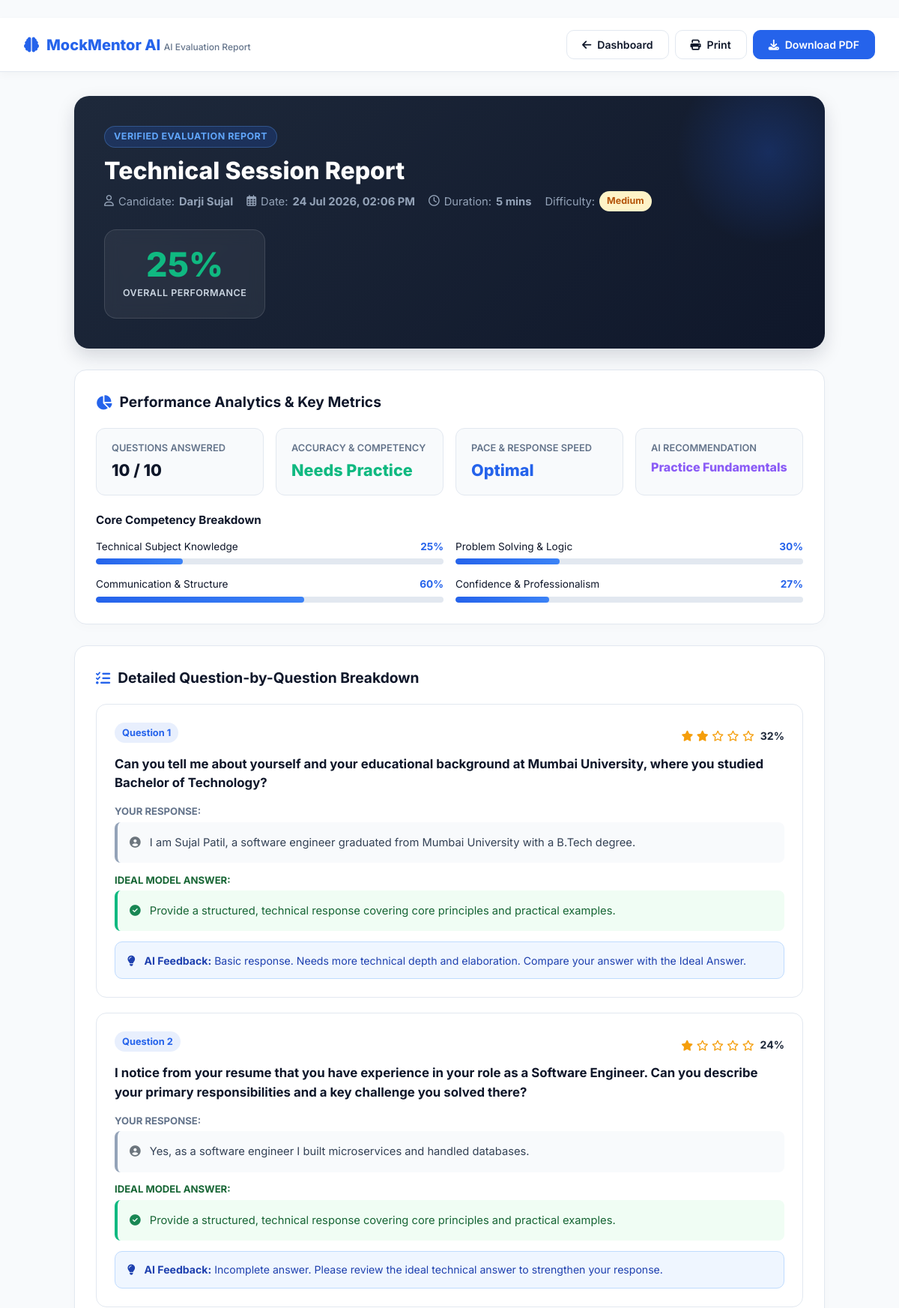
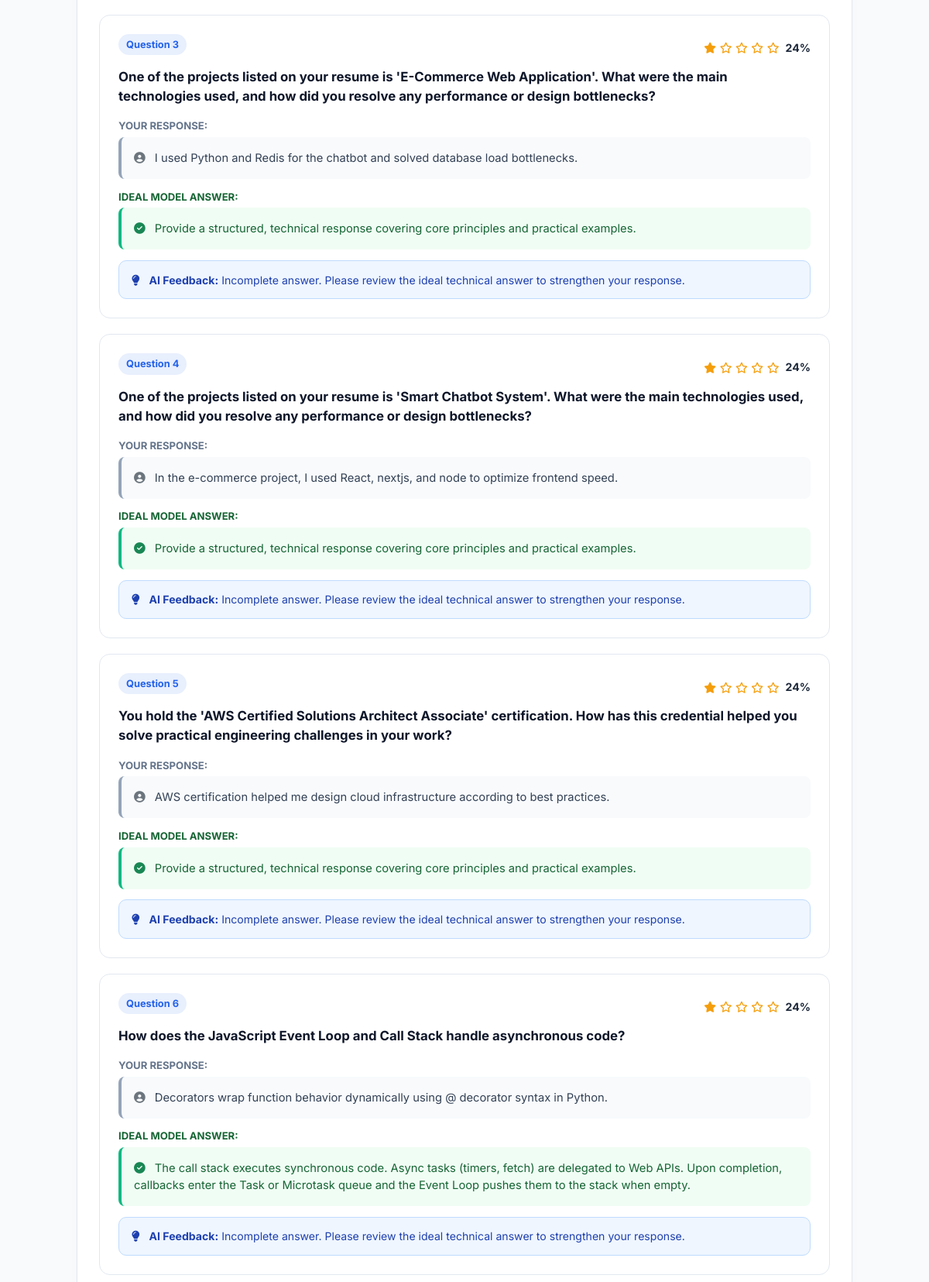
/interview/report/2 (upper part), run on the app's committed database (2 pictures, top to bottom).
### models.py (models this page shows, shortened)
class Interview(db.Model):
    __tablename__ = 'interviews'
    id = db.Column(db.Integer, primary_key=True)
    user_id = db.Column(db.Integer, db.ForeignKey('users.id'), nullable=False)
    interview_type = db.Column(db.String(50), default='Technical')
    difficulty_level = db.Column(db.String(20), default='Medium')
    time_taken = db.Column(db.Integer, default=0)  # in seconds
    answered_count = db.Column(db.Integer, default=0)
    total_questions = db.Column(db.Integer, default=10)
    overall_score = db.Column(db.Integer, default=0) # Final performance score percentage
    created_at = db.Column(db.DateTime, default=datetime.utcnow)
    report_pdf = db.Column(db.LargeBinary, nullable=True) # PDF Report saved directly in DB
    answers = db.relationship('InterviewAnswer', backref='interview', lazy=True, cascade='all, delete-orphan')

class InterviewAnswer(db.Model):
    __tablename__ = 'interview_answers'
    id = db.Column(db.Integer, primary_key=True)
    interview_id = db.Column(db.Integer, db.ForeignKey('interviews.id'), nullable=False)
    question_number = db.Column(db.Integer, nullable=False)
    question_text = db.Column(db.Text, nullable=False)
    answer_text = db.Column(db.Text, nullable=True)
    is_answered = db.Column(db.Boolean, default=False)
    created_at = db.Column(db.DateTime, default=datetime.utcnow)

### app.py (the view, shortened to what this page needs)
@app.route('/interview/report/<int:interview_id>')
def view_interview_report(interview_id):
    user_id = session.get('user_id')
    user = db.session.get(User, user_id) if user_id else None
    interview = db.session.get(Interview, interview_id)
    eval_items = []
    answers = []
    if interview:
        answers = InterviewAnswer.query.filter_by(interview_id=interview_id).order_by(InterviewAnswer.question_number).all()
        overall_score = interview.overall_score or 80
        for ans in answers:
            eval_res = get_backend_evaluation(ans.question_number, ans.question_text, ans.answer_text)
            stars = max(1, min(5, round((eval_res['scorePercent'] / 100) * 5)))
            eval_items.append({
                'q_num': ans.question_number,
                'question_text': ans.question_text,
                'answer_text': ans.answer_text,
                'ideal_answer': eval_res['idealAnswer'],
                'score_percent': eval_res['scorePercent'],
                'stars': stars,
                'feedback': eval_res['feedback']
            })
    score_tech = overall_score
    score_problem = min(overall_score + 5, 98)
    score_comm = max(overall_score - 3, 60)
    score_conf = min(overall_score + 2, 95)
    return render_template(
        'report.html',
        user=user,
        interview=interview,
        answers=answers,
        eval_items=eval_items,
        overall_score=overall_score,
        score_tech=score_tech,
        score_problem=score_problem,
        score_comm=score_comm,
        score_conf=score_conf
    )

### app.py (called while the page is built)
@app.after_request
def add_security_headers(response):
    response.headers['Permissions-Policy'] = 'microphone=(self)'
    response.headers['Strict-Transport-Security'] = 'max-age=31536000; includeSubDomains'
    response.headers['X-Content-Type-Options'] = 'nosniff'
    response.headers['X-Frame-Options'] = 'SAMEORIGIN'
    return response

### templates/report.html (shortened to what this page needs)
﻿<!DOCTYPE html>
<html lang="en">
<head>
    <link rel="stylesheet" href="https://cdnjs.cloudflare.com/ajax/libs/font-awesome/6.4.0/css/all.min.css">
    <link href="https://cdn.jsdelivr.net/npm/bootstrap@5.3.2/dist/css/bootstrap.min.css" rel="stylesheet">
</head>
<body>
    <header class="report-header-nav no-print">
        <div class="d-flex justify-content-between align-items-center">
            <a href="/dashboard" class="brand-logo">
                <i class="fas fa-brain"></i>
                <span>MockMentor AI <span style="font-size: 0.75rem; font-weight: 500; color: var(--text-muted);">AI Evaluation Report</span></span>
            </a>
            <div class="d-flex gap-2">
                <a href="/dashboard" class="btn-action btn-outline-custom">
                    <i class="fas fa-arrow-left"></i> Dashboard
                </a>
                <button onclick="window.print()" class="btn-action btn-outline-custom">
                    <i class="fas fa-print"></i> Print
                </button>
                <a href="/api/interview/{{ interview.id }}/download_pdf" class="btn-action btn-primary-custom">
                    <i class="fas fa-download"></i> Download PDF
                </a>
            </div>
        </div>
    </header>
    <main class="report-main-container">
        <div class="report-hero-card">
            <div class="d-flex justify-content-between align-items-center flex-wrap gap-4">
                <div>
                    <span class="report-title-badge">Verified Evaluation Report</span>
                    <h1 class="hero-title">{{ interview.interview_type }} Session Report</h1>
                    <div class="hero-meta">
                        <span><i class="far fa-user"></i> Candidate: <strong>{{ user.full_name or 'Darji Sujal' }}</strong></span>
                        <span><i class="far fa-calendar-alt"></i> Date: <strong>{{ interview.created_at.strftime('%d %b %Y, %I:%M %p') if interview.created_at else '24 Jul 2026' }}</strong></span>
                        <span><i class="far fa-clock"></i> Duration: <strong>{{ interview.time_taken // 60 if interview.time_taken else 12 }} mins</strong></span>
                        <span>Difficulty: <strong class="badge-diff badge-diff-{{ (interview.difficulty_level or 'Medium').lower() }}">{{ interview.difficulty_level or 'Medium' }}</strong></span>
                    </div>
                </div>
                <div class="score-display-box">
                    <div class="score-number">{{ overall_score }}%</div>
                    <div class="score-label">Overall Performance</div>
                </div>
            </div>
        </div>
        <div class="section-card">
            <div class="section-header-title">
                <i class="fas fa-chart-pie"></i> Performance Analytics & Key Metrics
            </div>
            <div class="metric-card-grid">
                <div class="mini-metric-item">
                    <div class="mini-metric-label">Questions Answered</div>
                    <div class="mini-metric-val">{{ interview.answered_count or answers|length }} / {{ interview.total_questions or answers|length }}</div>
                </div>
                <div class="mini-metric-item">
                    <div class="mini-metric-label">Accuracy & Competency</div>
                    <div class="mini-metric-val" style="color: #10b981;">
                        {% if overall_score >= 80 %}Excellent{% elif overall_score >= 65 %}Good{% else %}Needs Practice{% endif %}
                    </div>
                </div>
                <div class="mini-metric-item">
                    <div class="mini-metric-label">Pace & Response Speed</div>
                    <div class="mini-metric-val" style="color: #2563eb;">Optimal</div>
                </div>
                <div class="mini-metric-item">
                    <div class="mini-metric-label">AI Recommendation</div>
                    <div class="mini-metric-val" style="font-size: 1rem; color: #8b5cf6;">
                        {% if overall_score >= 75 %}Ready for Onsite{% else %}Practice Fundamentals{% endif %}
                    </div>
                </div>
            </div>
            <div class="mt-4">
                <h6 class="fw-bold mb-3" style="font-size: 0.95rem; color: var(--text-dark);">Core Competency Breakdown</h6>
                <div class="row g-3">
                    <div class="col-md-6">
                        <div class="d-flex justify-content-between font-sm font-semibold mb-1" style="font-size: 0.85rem;">
                            <span>Technical Subject Knowledge</span>
                            <span class="fw-bold" style="color: var(--primary-blue);">{{ score_tech }}%</span>
                        </div>
                        <div class="skill-progress-bar">
                            <div class="skill-progress-fill" style="width: {{ score_tech }}%;"></div>
                        </div>
                    </div>
                    <div class="col-md-6">
                        <div class="d-flex justify-content-between font-sm font-semibold mb-1" style="font-size: 0.85rem;">
                            <span>Problem Solving & Logic</span>
                            <span class="fw-bold" style="color: var(--primary-blue);">{{ score_problem }}%</span>
                        </div>
                        <div class="skill-progress-bar">
                            <div class="skill-progress-fill" style="width: {{ score_problem }}%;"></div>
                        </div>
                    </div>
                    <div class="col-md-6">
                        <div class="d-flex justify-content-between font-sm font-semibold mb-1" style="font-size: 0.85rem;">
                            <span>Communication & Structure</span>
                            <span class="fw-bold" style="color: var(--primary-blue);">{{ score_comm }}%</span>
                        </div>
                        <div class="skill-progress-bar">
                            <div class="skill-progress-fill" style="width: {{ score_comm }}%;"></div>
                        </div>
                    </div>
                    <div class="col-md-6">
                        <div class="d-flex justify-content-between font-sm font-semibold mb-1" style="font-size: 0.85rem;">
                            <span>Confidence & Professionalism</span>
                            <span class="fw-bold" style="color: var(--primary-blue);">{{ score_conf }}%</span>
                        </div>
                        <div class="skill-progress-bar">
                            <div class="skill-progress-fill" style="width: {{ score_conf }}%;"></div>
                        </div>
                    </div>
                </div>
            </div>
        </div>
        <div class="section-card">
            <div class="section-header-title">
                <i class="fas fa-list-check"></i> Detailed Question-by-Question Breakdown
            </div>
            {% for item in eval_items %}
            <div class="q-eval-card">
                <div class="d-flex justify-content-between align-items-center flex-wrap gap-2 mb-2">
                    <span class="q-number-pill">Question {{ item.q_num }}</span>
                    <div class="d-flex align-items-center gap-2">
                        <div class="star-rating">
                            {% for n in range(item.stars) %}
                            <i class="fas fa-star"></i>
                            {% endfor %}
                            {% for n in range(5 - item.stars) %}
                            <i class="far fa-star"></i>
                            {% endfor %}
                        </div>
                        <span class="fw-bold" style="font-size: 0.88rem; color: #1e293b;">{{ item.score_percent }}%</span>
                    </div>
                </div>
                <div class="q-text">{{ item.question_text }}</div>
                <div class="fw-bold mb-1" style="font-size: 0.82rem; color: var(--text-muted); text-transform: uppercase;">Your Response:</div>
                <div class="box-answer">
                    <i class="fas fa-user-circle me-2 text-secondary"></i> {{ item.answer_text or 'No answer provided by candidate.' }}
                </div>
                <div class="fw-bold mb-1" style="font-size: 0.82rem; color: #166534; text-transform: uppercase;">Ideal Model Answer:</div>
                <div class="box-ideal">
                    <i class="fas fa-check-circle me-2 text-success"></i> {{ item.ideal_answer }}
                </div>
                <div class="feedback-box">
                    <i class="fas fa-lightbulb me-2"></i> <strong>AI Feedback:</strong> {{ item.feedback }}
                </div>
            </div>
            {% endfor %}
        </div>
    </main>
</body>
</html>

### data on the page
Interview: interview_type "Technical", created_at "24 Jul 2026, 02:06 PM", time_taken "5", difficulty_level "Medium"
InterviewAnswer: q_num "1", score_percent "32", question_text "Can you tell me about yourself and your educational background at Mumbai University, where you studied Bachelor of Technology?", answer_text "I am Sujal Patil, a software engineer graduated from Mumbai University with a B.Tech degree.", ideal_answer "Provide a structured, technical response covering core principles and practical examples.", feedback "Basic response. Needs more technical depth and elaboration. Compare your answer with the Ideal Answer."
InterviewAnswer: q_num "2", score_percent "24", question_text "I notice from your resume that you have experience in your role as a Software Engineer. Can you describe your primary responsibilities and a key challenge you solved there?", answer_text "Yes, as a software engineer I built microservices and handled databases.", ideal_answer "Provide a structured, technical response covering core principles and practical examples.", feedback "Incomplete answer. Please review the ideal technical answer to strengthen your response."
InterviewAnswer: q_num "3", score_percent "24", question_text "One of the projects listed on your resume is 'E-Commerce Web Application'. What were the main technologies used, and how did you resolve any performance or design bottlenecks?", answer_text "I used Python and Redis for the chatbot and solved database load bottlenecks.", ideal_answer "Provide a structured, technical response covering core principles and practical examples.", feedback "Incomplete answer. Please review the ideal technical answer to strengthen your response."
InterviewAnswer: q_num "4", score_percent "24", question_text "One of the projects listed on your resume is 'Smart Chatbot System'. What were the main technologies used, and how did you resolve any performance or design bottlenecks?", answer_text "In the e-commerce project, I used React, nextjs, and node to optimize frontend speed.", ideal_answer "Provide a structured, technical response covering core principles and practical examples.", feedback "Incomplete answer. Please review the ideal technical answer to strengthen your response."
InterviewAnswer: q_num "5", score_percent "24", question_text "You hold the 'AWS Certified Solutions Architect Associate' certification. How has this credential helped you solve practical engineering challenges in your work?", answer_text "AWS certification helped me design cloud infrastructure according to best practices.", ideal_answer "Provide a structured, technical response covering core principles and practical examples.", feedback "Incomplete answer. Please review the ideal technical answer to strengthen your response."
InterviewAnswer: q_num "6", score_percent "24", question_text "How does the JavaScript Event Loop and Call Stack handle asynchronous code?", answer_text "Decorators wrap function behavior dynamically using @ decorator syntax in Python.", ideal_answer "The call stack executes synchronous code. Async tasks (timers, fetch) are delegated to Web APIs. Upon completion, callbacks enter the Task or Microtask queue and the Event Loop pushes them to the stack when empty.", feedback "Incomplete answer. Please review the ideal technical answer to strengthen your response."

### other printed values
{{ user.full_name or 'Darji Sujal' }} "Darji Sujal"
{{ overall_score }} "25"
{{ interview.answered_count or answers|length }} "10"
{{ interview.total_questions or answers|length }} "10"
{{ score_tech }} "25"
{{ score_problem }} "30"
{{ score_comm }} "60"
{{ score_conf }} "27"
